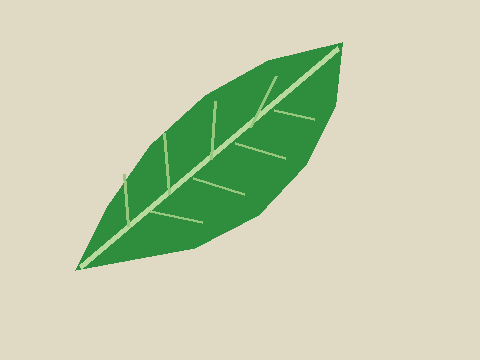
#> input picture samples/hoja_sintetica.png, 480 x 360 px
$ python -i processor.py   (imports and definitions only)
#> lines starting #> are read from the running program, lines starting #| are printed output that depends on the picture; after the words box and inside, x2 and y2 are one past the last pixel; in counts of white or black regions, pixels touching at a corner belong together
#> further down, picture is the input picture: PIL image 480x360 RGB; mean R, G, B 196.3, 206.3, 174.8
"""Tecnicas de segmentacion y medicion de hojas con OpenCV."""

from dataclasses import dataclass

import cv2
import numpy as np
from PIL import Image


class LeafNotFoundError(ValueError):
    """Indica que no se encontro una region con el area minima esperada."""


@dataclass(frozen=True)
class ProcessingOptions:
    """Parametros para segmentar una hoja verde en el espacio HSV.

    Attributes:
        hue_min: Tono minimo de OpenCV, en el rango 0-179.
        hue_max: Tono maximo de OpenCV, en el rango 0-179.
        saturation_min: Saturacion minima, en el rango 0-255.
        value_min: Brillo minimo, en el rango 0-255.
        kernel_size: Lado impar del kernel usado para morfologia.
        min_area_ratio: Fraccion minima de area de contorno sobre la imagen.
    """

    hue_min: int = 25
    hue_max: int = 100
    saturation_min: int = 35
    value_min: int = 30
    kernel_size: int = 5
    min_area_ratio: float = 0.01

    def __post_init__(self) -> None:
        """Valida que los umbrales y el kernel esten dentro de sus rangos.

        Raises:
            ValueError: Si un umbral, el kernel o la fraccion de area no son validos.
        """
        if not 0 <= self.hue_min <= self.hue_max <= 179:
            raise ValueError("Los limites de tono deben cumplir 0 <= min <= max <= 179.")
        if not 0 <= self.saturation_min <= 255:
            raise ValueError("La saturacion minima debe estar entre 0 y 255.")
        if not 0 <= self.value_min <= 255:
            raise ValueError("El brillo minimo debe estar entre 0 y 255.")
        if self.kernel_size < 1 or self.kernel_size % 2 == 0:
            raise ValueError("El tamano del kernel debe ser un entero positivo impar.")
        if not 0 <= self.min_area_ratio < 1:
            raise ValueError("La fraccion minima de area debe estar entre 0 y 1.")


@dataclass(frozen=True)
class Measurements:
    """Medidas geometricas aproximadas del contorno detectado.

    Attributes:
        area_px: Area del contorno en pixeles cuadrados.
        perimeter_px: Longitud del contorno en pixeles.
        width_px: Ancho de la caja delimitadora en pixeles.
        height_px: Alto de la caja delimitadora en pixeles.
        aspect_ratio: Cociente entre ancho y alto de la caja delimitadora.
        area_ratio: Fraccion del area total ocupada por el contorno.
    """

    area_px: float
    perimeter_px: float
    width_px: int
    height_px: int
    aspect_ratio: float
    area_ratio: float


@dataclass(frozen=True)
class AnalysisResult:
    """Resultados visuales y geometricos de procesar una imagen.

    Attributes:
        stages: Arreglos NumPy con las etapas del procesamiento.
        measurements: Medidas aproximadas de la hoja mas grande.
    """

    stages: dict[str, np.ndarray]
    measurements: Measurements


class LeafAnalyzer:
    """Aplica segmentacion HSV, morfologia y medicion de contornos.

    Attributes:
        options: Umbrales de color y parametros de limpieza del analisis.
    """

    def __init__(self, options: ProcessingOptions | None = None) -> None:
        """Inicializa el analizador con opciones por defecto o personalizadas.

        Args:
            options: Umbrales y parametros; si se omite, se usan valores por defecto.
        """
        self.options = options or ProcessingOptions()

    def analyze(self, image: Image.Image) -> AnalysisResult:
        """Procesa una imagen RGB y calcula las medidas de su mayor hoja.

        Args:
            image: Imagen Pillow que contiene una hoja sobre un fondo contrastante.

        Returns:
            Etapas intermedias y mediciones de la region detectada.

        Raises:
            LeafNotFoundError: Si no hay contorno suficientemente grande.
        """
        rgb_image = np.asarray(image.convert("RGB"))
        hsv_image = cv2.cvtColor(rgb_image, cv2.COLOR_RGB2HSV)
#> hsv_image: shape (360, 480, 3); mean H, S, V 30.6, 53.9, 211.3
        mask = self._create_hsv_mask(hsv_image)
        cleaned_mask = self._clean_mask(mask)
        contour = self._find_leaf_contour(cleaned_mask)
        measurements = self._measure(contour, cleaned_mask.shape)
        contour_image = self._draw_contour(rgb_image, contour)
        isolated = cv2.bitwise_and(rgb_image, rgb_image, mask=cleaned_mask)
        isolated[cleaned_mask == 0] = (255, 255, 255)
        return AnalysisResult(
            stages={
                "original": rgb_image,
                "mascara_hsv": mask,
                "mascara_limpia": cleaned_mask,
                "contorno": contour_image,
                "hoja_aislada": isolated,
            },
            measurements=measurements,
        )

    def _create_hsv_mask(self, hsv_image: np.ndarray) -> np.ndarray:
        """Genera una mascara binaria a partir de los umbrales HSV configurados.

        Args:
            hsv_image: Imagen convertida al espacio HSV de OpenCV.

        Returns:
            Mascara uint8 con pixeles que cumplen tono, saturacion y brillo.
        """
        lower = np.array(
            [
                self.options.hue_min,
                self.options.saturation_min,
                self.options.value_min,
            ],
            dtype=np.uint8,
        )
        upper = np.array([self.options.hue_max, 255, 255], dtype=np.uint8)
        return cv2.inRange(hsv_image, lower, upper)
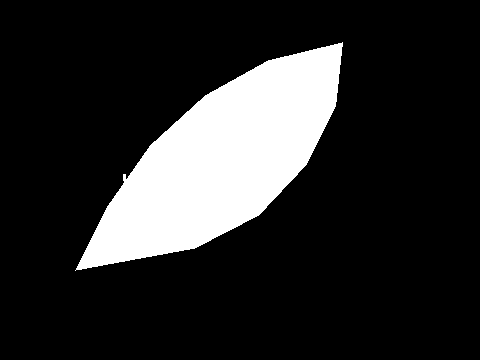
#> returned value: shape (360, 480); 16.8% white; 1 white region, box (x1, y1, x2, y2) and area: (75, 42, 343, 271) 28951

    def _clean_mask(self, mask: np.ndarray) -> np.ndarray:
        """Elimina puntos aislados y cierra huecos pequenos con morfologia.

        Args:
            mask: Mascara binaria uint8 generada por el umbral HSV.

        Returns:
            Mascara binaria despues de apertura y cierre morfologicos.
        """
        kernel = np.ones(
            (self.options.kernel_size, self.options.kernel_size), dtype=np.uint8
        )
        opened = cv2.morphologyEx(mask, cv2.MORPH_OPEN, kernel)
#> opened: shape (360, 480); 16.7% white; 1 white region
        return cv2.morphologyEx(opened, cv2.MORPH_CLOSE, kernel)

    def _find_leaf_contour(self, mask: np.ndarray) -> np.ndarray:
        """Selecciona el contorno externo de mayor area que supere el minimo.

        Args:
            mask: Mascara binaria limpia.

        Returns:
            Contorno de la region mas grande, como arreglo de puntos OpenCV.

        Raises:
            LeafNotFoundError: Si no hay una region que supere el area minima.
        """
        contours, _ = cv2.findContours(
            mask, cv2.RETR_EXTERNAL, cv2.CHAIN_APPROX_SIMPLE
        )
#> contours = 1 contour; box (x1, y1, x2, y2) and area: (78, 44, 342, 269) 28580
        if not contours:
            raise LeafNotFoundError(
                "No se detecto una hoja: revisa los umbrales HSV y el fondo."
            )
        largest = max(contours, key=cv2.contourArea)
#> largest = contour of 377 points, box (x1, y1, x2, y2) (78, 44, 342, 269), area 28580
        image_area = mask.shape[0] * mask.shape[1]
#> image_area = 172800
#> in analyze, `contour = self._find_leaf_contour(cleaned_mask)`: contour has the same summary as largest in _find_leaf_contour
        if cv2.contourArea(largest) < image_area * self.options.min_area_ratio:
            raise LeafNotFoundError(
                "La region detectada es demasiado pequena; revisa HSV o area minima."
            )
        return largest

    def _measure(
        self, contour: np.ndarray, image_shape: tuple[int, ...]
    ) -> Measurements:
        """Calcula area, perimetro y proporcion de la caja del contorno.

        Args:
            contour: Contorno externo seleccionado.
            image_shape: Forma alto-ancho de la imagen que contiene el contorno.

        Returns:
            Medidas geometricas aproximadas en pixeles y fraccion de imagen.
        """
#> called with contour = array of shape (377, 1, 2), image_shape = (360, 480)
        area = float(cv2.contourArea(contour))
#> area = 28579.5
        perimeter = float(cv2.arcLength(contour, True))
#> perimeter = 794.2
        _, _, width, height = cv2.boundingRect(contour)
#> width = 264; height = 225
        total_pixels = image_shape[0] * image_shape[1]
        return Measurements(
            area_px=area,
            perimeter_px=perimeter,
            width_px=width,
            height_px=height,
            aspect_ratio=width / height,
            area_ratio=area / total_pixels,
        )

    def _draw_contour(self, image: np.ndarray, contour: np.ndarray) -> np.ndarray:
        """Dibuja el contorno y su caja delimitadora sobre una copia RGB.

        Args:
            image: Imagen RGB original.
            contour: Contorno de la hoja detectada.

        Returns:
            Copia RGB con el contorno verde y la caja azul dibujados.
        """
        result = image.copy()
        cv2.drawContours(result, [contour], -1, (20, 120, 35), 3)
        x, y, width, height = cv2.boundingRect(contour)
#> x = 78; y = 44; width = 264; height = 225
        cv2.rectangle(result, (x, y), (x + width, y + height), (30, 90, 220), 2)
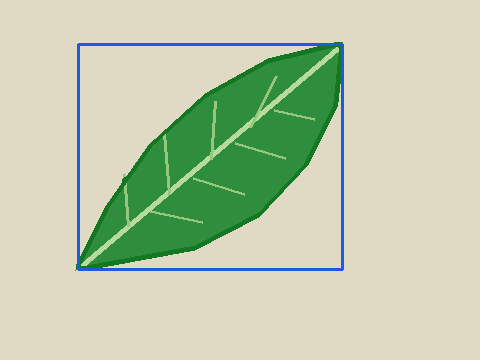
#> result: shape (360, 480, 3); mean R, G, B 191.3, 203.3, 173.9
        return result

>>> from PIL import Image
>>> picture = Image.open('../../samples/hoja_sintetica.png')
>>> result = LeafAnalyzer().analyze(picture)
#> in analyze, `isolated = cv2.bitwise_and(rgb_image, rgb_image, mask=cleaned_mask)`:
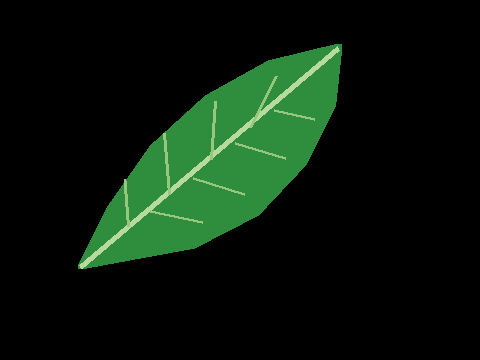
#> isolated: shape (360, 480, 3); mean R, G, B 9.8, 24.8, 11.7
#> in analyze, `isolated[cleaned_mask == 0] = (255, 255, 255)`:
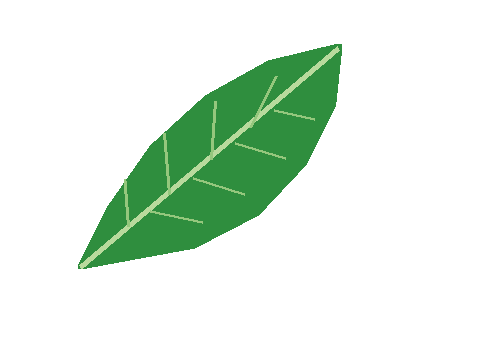
#> isolated: shape (360, 480, 3); mean R, G, B 222.1, 237.2, 224
